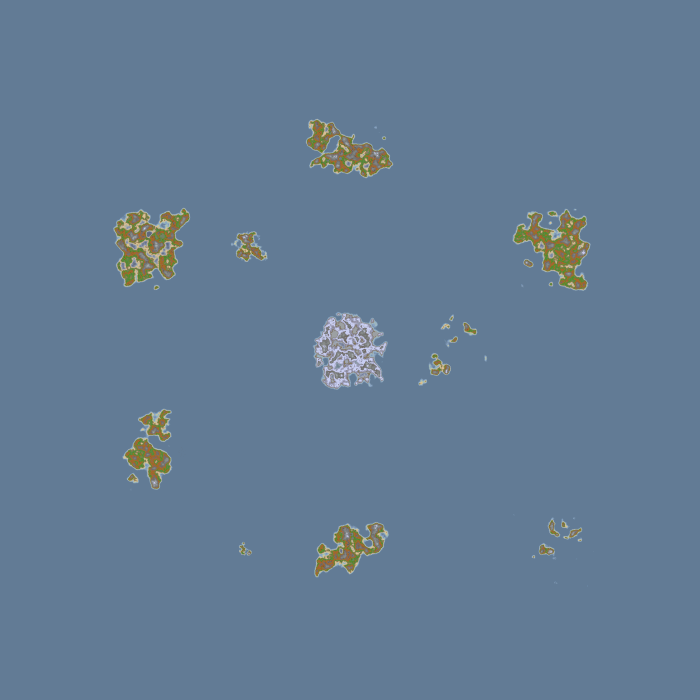

A level layout from a 2D game, rendered from its tile map. Below: a short description, then the map file with its tile-grid data intact:
An orthogonal 7x7 tile map with 100x100 px tiles, 1 tile layer (Tile Layer 1).

<map version="1.5" tiledversion="1.7.2" orientation="orthogonal" renderorder="right-down" width="7" height="7" tilewidth="100" tileheight="100" infinite="0" nextlayerid="2" nextobjectid="1">
 <tileset firstgid="1" name="worldmap" tilewidth="100" tileheight="100" tilecount="49" columns="7">
  <image source="worldmap.png" width="700" height="700" />
 </tileset>
 <layer id="1" name="Tile Layer 1" width="7" height="7">
  <data encoding="csv">
1,2,3,4,5,6,7,
8,9,10,11,12,13,14,
15,16,17,18,19,20,21,
22,23,24,25,26,27,28,
29,30,31,32,33,34,35,
36,37,38,39,40,41,42,
43,44,45,46,47,48,49
</data>
 </layer>
</map>
